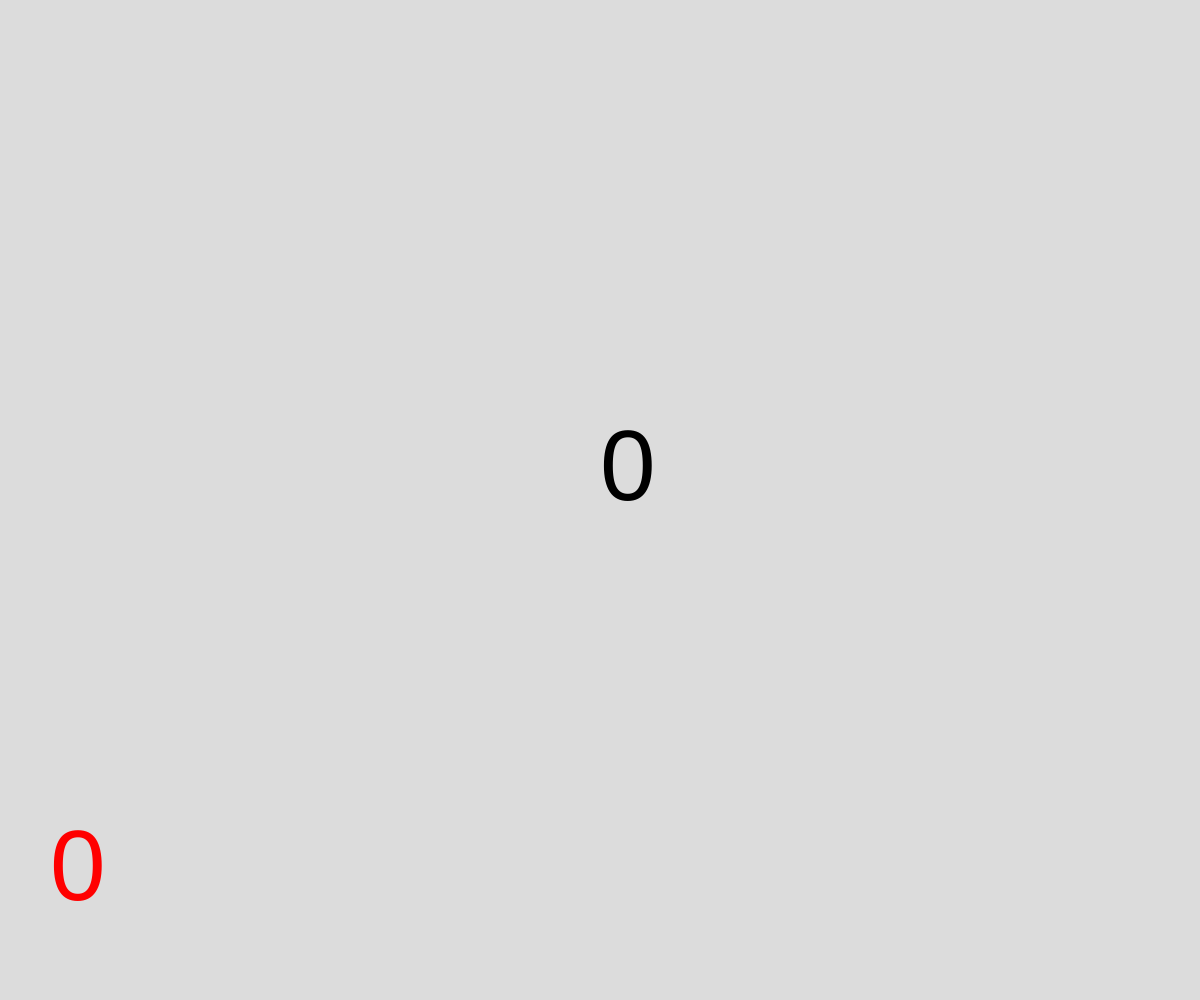
Frame 1 (no input)
Frame 60 (no input): identical to frame 1, image omitted
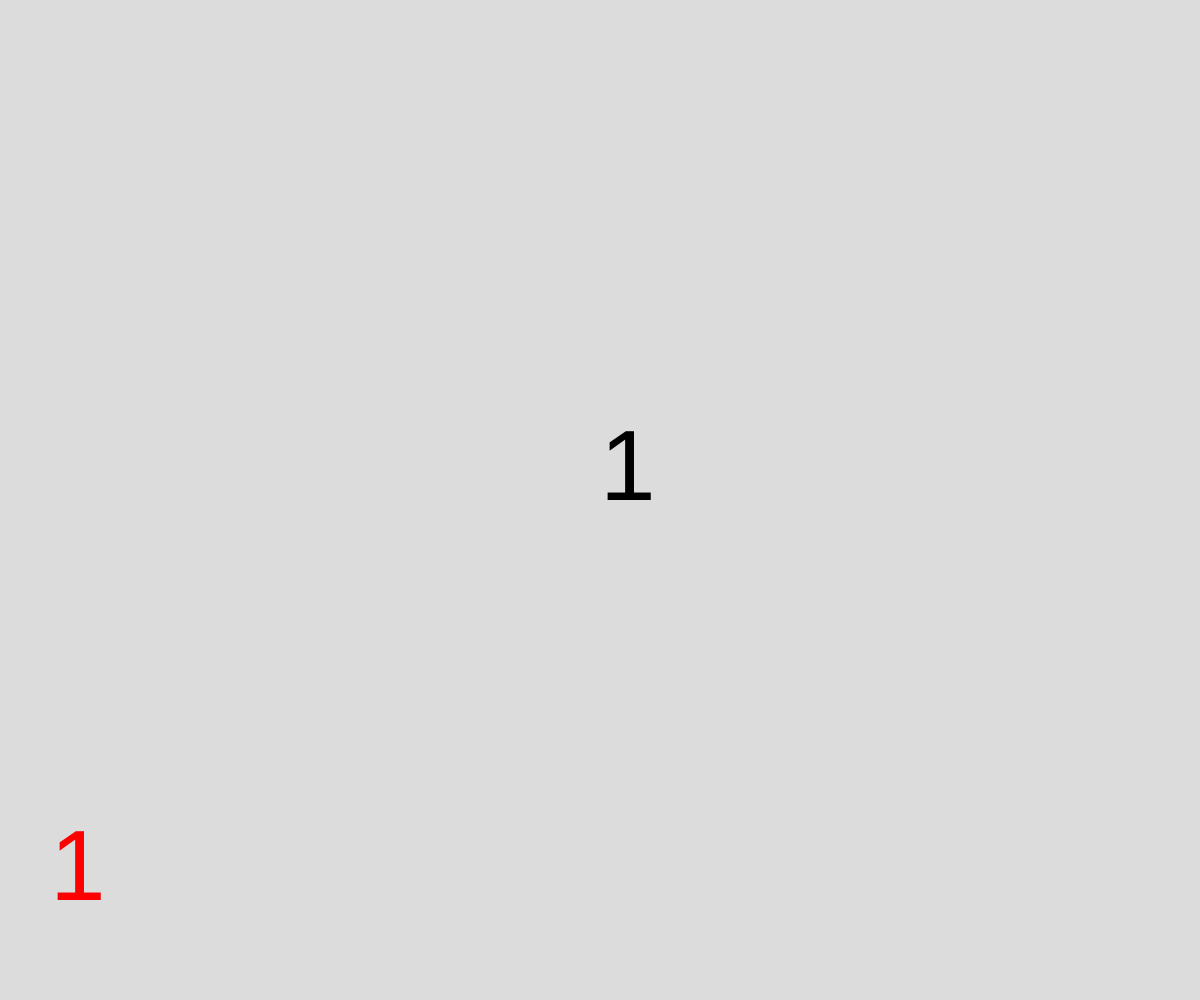
Frame 120 (the mouse pressed at the canvas centre since frame 60)

The p5.js sketch that drew these frames (run headless with seeded random() and noise() and a simulated clock; from frame 60 on, the mouse is pressed at the canvas centre):

// p5.js sketch
// ── sketch.js
// Project Title
// Your Name
// Date
//
// Extra for Experts:
// - describe what you did to take this project "above and beyond"

let clicks = 0;
let highestEver = 0;

function setup() {
  createCanvas(windowWidth, windowHeight);
  if (getItem("highscore") !== null) {
    highestEver = getItem("highscore");
  }
  else {
    storeItem("highscore", 0);
  }
}

function draw() {
  background(220);
  fill("black");
  textSize(100);
  text(clicks, width/2, height/2);

  fill("red");
  text(highestEver, 50, height - 100);
}

function mousePressed(){
  clicks++;

  if (clicks > getItem("highscore")) {
    storeItem("highscore", clicks);
    highestEver = clicks;
  }
}
